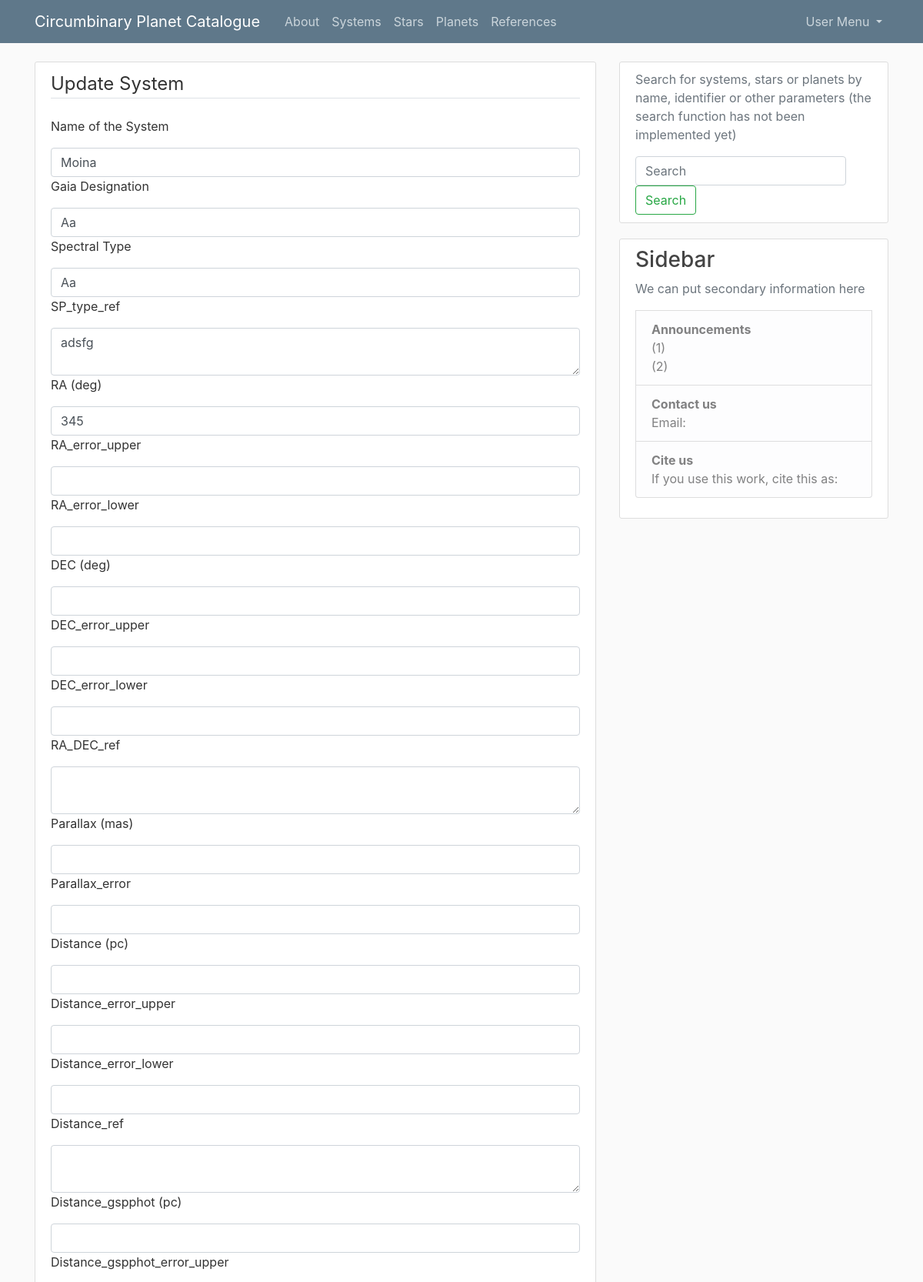
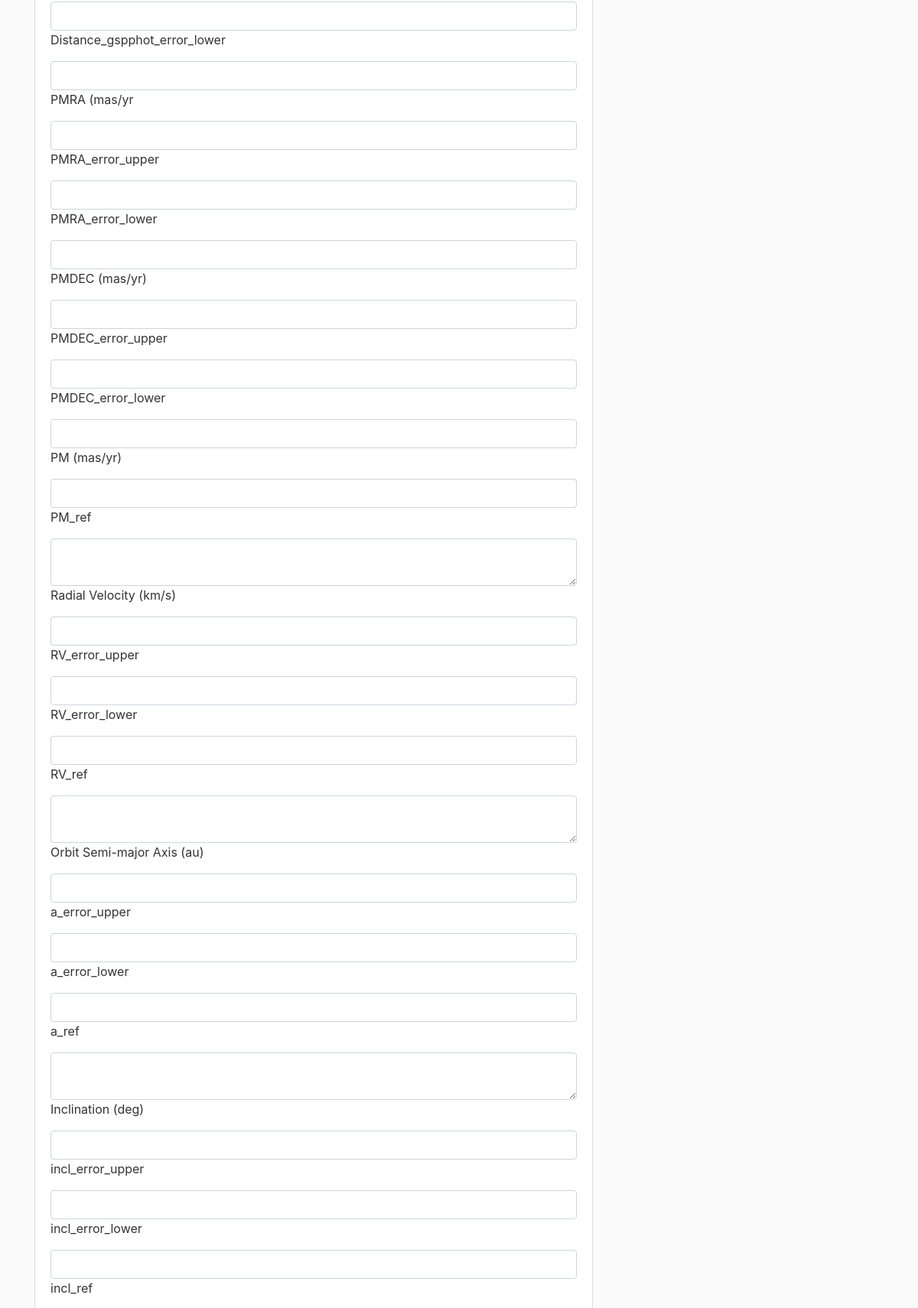
The app's page /systems/1/update (signed in, upper part) with its own data (2 pictures, top to bottom).
### flaskblog/models.py (models this page shows, shortened)
class System(db.Model):
    id = db.Column(db.Integer, primary_key=True)
    system_name = db.Column(db.String, nullable=False)
    gaia_id = db.Column(db.String)
    sp_type = db.Column(db.String)
    sp_type_ref = db.Column(db.String)
    ra = db.Column(db.String)
    ra_error_upper = db.Column(db.String)
    ra_error_lower = db.Column(db.String)
    dec = db.Column(db.String)
    dec_error_upper = db.Column(db.String)
    dec_error_lower = db.Column(db.String)
    ra_dec_ref = db.Column(db.Text)
    parallax = db.Column(db.String)
    parallax_error = db.Column(db.String)
    distance = db.Column(db.String)
    distance_error_upper = db.Column(db.String)
    distance_error_lower = db.Column(db.String)
    distance_ref = db.Column(db.Text)
    distance_gspphot = db.Column(db.String)
    distance_gspphot_upper = db.Column(db.String)
    distance_gspphot_lower = db.Column(db.String)
    pmra = db.Column(db.String)
    pmra_error_upper = db.Column(db.String)
    pmra_error_lower = db.Column(db.String)
    pmdec = db.Column(db.String)
    pmdec_error_upper = db.Column(db.String)
    pmdec_error_lower = db.Column(db.String)
    pm = db.Column(db.String)
    pm_ref = db.Column(db.Text)
    radial_velocity = db.Column(db.String)
    radial_velocity_upper = db.Column(db.String)
    radial_velocity_lower = db.Column(db.String)
    radial_velocity_ref = db.Column(db.Text)
    a = db.Column(db.String)
    a_error_upper = db.Column(db.String)
    a_error_lower = db.Column(db.String)
    a_ref = db.Column(db.Text)
    incl = db.Column(db.String)
    incl_error_upper = db.Column(db.String)
    incl_error_lower = db.Column(db.String)
    incl_ref = db.Column(db.Text)
    e = db.Column(db.String)
    e_error_upper = db.Column(db.String)
    e_error_lower = db.Column(db.String)
    e_ref = db.Column(db.Text)
    w = db.Column(db.String)
    w_error_upper = db.Column(db.String)
    w_error_lower = db.Column(db.String)
    w_ref = db.Column(db.Text)
    age = db.Column(db.String)
    age_error_upper = db.Column(db.String)
    age_error_lower = db.Column(db.String)
    age_ref = db.Column(db.Text)
    alt_names = db.Column(db.String)
    notes = db.Column(db.String)
    user_id = db.Column(db.Integer, db.ForeignKey('user.id'), nullable=False)

### flaskblog/routes.py (the view)
@app.route("/systems/<int:system_id>/update", methods=['GET', 'POST'])
@login_required
def update_system(system_id):
    system = System.query.get_or_404(system_id)
    form = SystemForm(obj=system)
    if form.validate_on_submit():
        form.populate_obj(system)
        db.session.commit()
        flash('The system entry has been updated', 'success')
        return redirect(url_for('system', system_id=system.id))
    elif request.method == 'GET':
        form.populate_obj(system)
    return render_template('new_system.html', title="Update a system entry", form=form, legend='Update System')

### flaskblog/models.py (called while the page is built)
@login_manager.user_loader
def load_user(user_id):
    return User.query.get(int(user_id))

### flaskblog/templates/new_system.html (shortened to what this page needs)
{% extends "layout.html" %}
{% block content %}
<div class="content-section">
    <form method="POST" action="">
        <fieldset class="form-group">
        <legend class="border-bottom mb-4"> {{ legend }} </legend>
            {% for field in form %}
                {% if field.label.text not in ['Submit', 'CSRF Token'] %}
                    <label class="form-label"> {{ field.label }} </label>
                    {% if field.errors %}
                        {{ field(class="form-control form-control-lg is-invalid") }}
                        <div class="invalid-feedback">
                            {% for error in field.errors %}
                                <span>{{ error }}</span>
                            {% endfor %}
                        </div>
                    {% else %}
                        {{ field(class="form-control") }}
                    {% endif %}
                {% endif %}
            {% endfor %}
        </fieldset>
    </form>
</div>
{% endblock content %}

### flaskblog/static/main.css (style rules this page uses)
body { background: #fafafa; color: #333333; margin-top: 5rem; }
.content-section { background: #ffffff; padding: 10px 20px; border: 1px solid #dddddd; border-radius: 3px; margin-bottom: 20px; }

### records on screen
System: system_name "Moina" "Aa" "Aa" "adsfg" "345"

### other values on screen
{{ legend }} "Update System"
{{ field.label }} "Name of the System" "Gaia Designation" "Spectral Type" "SP_type_ref" "RA (deg)" "RA_error_upper" "RA_error_lower" "DEC (deg)" "DEC_error_upper" "DEC_error_lower" "RA_DEC_ref" "Parallax (mas)" "Parallax_error" "Distance (pc)" "Distance_error_upper" "Distance_error_lower" "Distance_ref" "Distance_gspphot (pc)" "Distance_gspphot_error_upper" "Distance_gspphot_error_lower" "PMRA (mas/yr" "PMRA_error_upper" "PMRA_error_lower" "PMDEC (mas/yr)" "PMDEC_error_upper" "PMDEC_error_lower" "PM (mas/yr)" "PM_ref" "Radial Velocity (km/s)" "RV_error_upper" "RV_error_lower" "RV_ref" "Orbit Semi-major Axis (au)" "a_error_upper" "a_error_lower" "a_ref" "Inclination (deg)" "incl_error_upper" "incl_error_lower" "incl_ref"
